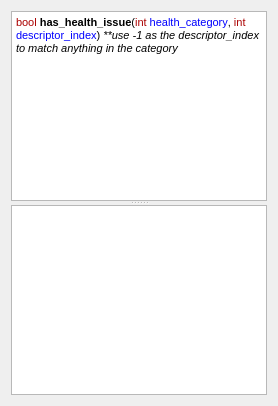
      <widget class="QWidget" name="tabHealth">
       <attribute name="title">
        <string>Health</string>
       </attribute>
       <layout class="QVBoxLayout" name="verticalLayout_7">
        <item>
         <widget class="QSplitter" name="splitter_health">
          <property name="sizePolicy">
           <sizepolicy hsizetype="Expanding" vsizetype="Expanding">
            <horstretch>0</horstretch>
            <verstretch>0</verstretch>
           </sizepolicy>
          </property>
          <property name="orientation">
           <enum>Qt::Vertical</enum>
          </property>
          <widget class="QTextEdit" name="txt_health_info">
           <property name="readOnly">
            <bool>true</bool>
           </property>
           <property name="html">
            <string>&lt;!DOCTYPE HTML PUBLIC &quot;-//W3C//DTD HTML 4.0//EN&quot; &quot;http://www.w3.org/TR/REC-html40/strict.dtd&quot;&gt;
&lt;html&gt;&lt;head&gt;&lt;meta name=&quot;qrichtext&quot; content=&quot;1&quot; /&gt;&lt;style type=&quot;text/css&quot;&gt;
p, li { white-space: pre-wrap; }
&lt;/style&gt;&lt;/head&gt;&lt;body style=&quot; font-family:'MS Shell Dlg 2'; font-size:8.25pt; font-weight:400; font-style:normal;&quot;&gt;
&lt;p style=&quot; margin-top:0px; margin-bottom:0px; margin-left:0px; margin-right:0px; -qt-block-indent:0; text-indent:0px;&quot;&gt;&lt;span style=&quot; font-size:8pt; color:#aa0000;&quot;&gt;bool &lt;/span&gt;&lt;span style=&quot; font-size:8pt; font-weight:600;&quot;&gt;has_health_issue&lt;/span&gt;&lt;span style=&quot; font-size:8pt;&quot;&gt;(&lt;/span&gt;&lt;span style=&quot; font-size:8pt; color:#aa0000;&quot;&gt;int &lt;/span&gt;&lt;span style=&quot; font-size:8pt; color:#0000ff;&quot;&gt;health_category&lt;/span&gt;&lt;span style=&quot; font-size:8pt;&quot;&gt;, &lt;/span&gt;&lt;span style=&quot; font-size:8pt; color:#aa0000;&quot;&gt;int &lt;/span&gt;&lt;span style=&quot; font-size:8pt; color:#0000ff;&quot;&gt;descriptor_index&lt;/span&gt;&lt;span style=&quot; font-size:8pt;&quot;&gt;) &lt;/span&gt;&lt;span style=&quot; font-size:8pt; font-style:italic;&quot;&gt;**use -1 as the descriptor_index to match anything in the category&lt;/span&gt;&lt;/p&gt;&lt;/body&gt;&lt;/html&gt;</string>
           </property>
          </widget>
          <widget class="QTextEdit" name="text_health">
           <property name="readOnly">
            <bool>true</bool>
           </property>
          </widget>
         </widget>
        </item>
       </layout>
      </widget>
